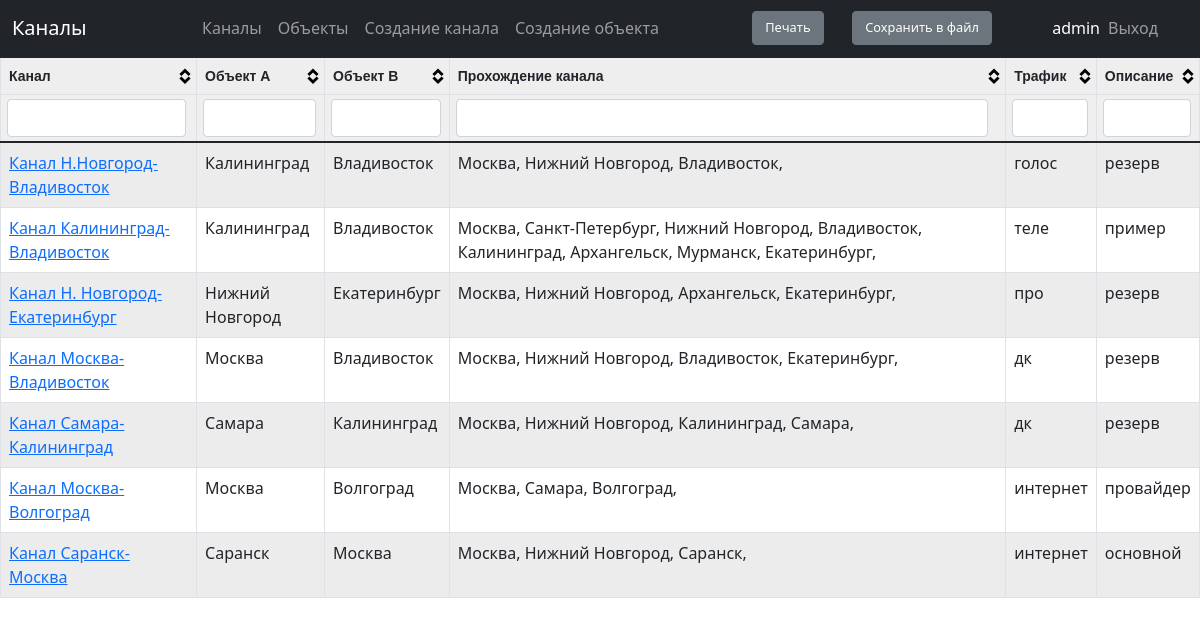
Page /scheme/channels (signed in) on the committed database.
### scheme/models.py (models this page shows, shortened)
class Channels(models.Model):
    channel_name = models.CharField(max_length=300, unique=True, verbose_name='Наименование канала')
    object_a = models.CharField(max_length=100, verbose_name='Объект А')
    object_b = models.CharField(max_length=100, verbose_name='Объект Б')
    traffic = models.CharField(max_length=30, verbose_name='Трафик', blank=True)
    description = models.CharField(max_length=3000, verbose_name='Описание', blank=True)
    equipment_connect = models.ManyToManyField ('Equipment',
                        related_name='equipmentcon', verbose_name='Оборудование')
    class Meta:
            verbose_name = 'Канал'
            verbose_name_plural = 'Каналы'

class Locations(models.Model):
    location = models.CharField(max_length=100, unique=True, verbose_name='Название объекта')
    address = models.CharField(max_length=300, verbose_name='Адрес объекта', blank=True)
    class Meta:
        verbose_name = 'Объекты'
        verbose_name_plural = 'Объекты'
    def __str__(self):
        return self.location

### scheme/views.py (the view)
# urls.py: path('channels', permission_required('scheme.view_channels')(views.ChannelsView), name='url_channels'),
def ChannelsView(request):
    channels= Channels.objects.all()
    context_object_name = 'channels'
    return render (request, 'scheme/channels.html',{'channels': channels})

### scheme/templates/scheme/channels.html (shortened to what this page needs)
{% extends 'main/index.html' %}
{% block title %} Каналы {% endblock %}
{% block content %}
  <table id='tblData'>
        <thead>
            <th>Канал</th>
            <th>Объект А</th>
            <th>Объект B</th>
            <th>Прохождение канала</th>
            <th>Трафик</th>
            <th>Описание</th>
        </thead>
        <tbody>
        {% for i in channels %}
        <tr>
            <td><a href="{% url 'url_channel_detail_view' i.id %}">{{i.channel_name}}</a></td>
            <td>{{i.object_a}}</td>
            <td>{{i.object_b}}</td>
            <td>
            {% regroup i.equipment_connect.all by locations_connect as locations_list %}
                {% for locations_connect in locations_list %}
                {{ locations_connect.grouper }},
                {%endfor%}
            </td>
            <td>{{i.traffic}}</td>
            <td>{{i.description}}</td>
        </tr>
        {%endfor%}
        </tbody>
    </table>
{% endblock%}

### main/templates/main/index.html (shortened to what this page needs)
{% load static %}
<!DOCTYPE html>
<html lang="en">
<head>
    <link rel="stylesheet" href="{% static 'main/bootstrap/css/bootstrap.css' %}">
    <link rel="stylesheet" href="{% static 'main/tablesorter/theme.bootstrap_4.min.css' %}">
</head>
<body>
  <nav class="navbar navbar-expand-lg navbar-dark bg-dark">
    <div class="container-fluid">
      <div class="col-md-3 fs-6">
      <a class="navbar-brand" href="#">{% block title %} Модуль {% endblock %}</a>
      </div>
      <div class="collapse navbar-collapse" id="navbarNavDropdown">
        <ul class="navbar-nav">
          <li class="nav-item">
            <a class="nav-link" href="{% url 'url_channels' %}">Каналы</a>
          </li>
          <li class="nav-item">
            <a class="nav-link" href="{% url 'url_locations' %}">Объекты</a>
          </li>
          <li class="nav-item">
            <a class="nav-link" href="{% url 'url_create_channel' %}">Создание канала</a>
          </li>
          <li class="nav-item">
            <a class="nav-link" href="{% url 'url_create_location' %}">Создание объекта</a>
          </li>
        </ul>
      </div>
    </div>
    <div class='col-md-1 text-right'>
      <button type="button" class="btn btn-secondary print" style="font-size : 0.80em">Печать</button>
    </div>
    <div class='col-md-2 text-right'>
      <button class="btn btn-secondary" style="font-size : 0.80em"  onclick="exportTableToExcel('tblData', 'export')">Сохранить в файл</button>
    </div>
    <div class="navbar-nav text-white" >
      {{request.user}}
    </div>
      <div class="col-md-1 navbar-nav text-right" >
      <a href="{% url 'logout' %}" class="nav-link" >Выход</a>
    </div>
  </nav>
{% block content %}
{% endblock%}
</body>
</html>

### rows in the picture
Channels: channel_name "Канал Н.Новгород-Владивосток", object_a "Калининград", object_b "Владивосток", traffic "голос", description "резерв"
Locations: grouper "Москва"
Locations: grouper "Нижний Новгород"
Locations: grouper "Владивосток"
Channels: channel_name "Канал Калининград-Владивосток", object_a "Калининград", object_b "Владивосток", traffic "теле", description "пример"
Locations: grouper "Санкт-Петербург"
Locations: grouper "Калининград"
Locations: grouper "Архангельск"
Locations: grouper "Мурманск"
Locations: grouper "Екатеринбург"
Channels: channel_name "Канал Н. Новгород-Екатеринбург", object_a "Нижний Новгород", object_b "Екатеринбург", traffic "про", description "резерв"
Channels: channel_name "Канал Москва-Владивосток", object_a "Москва", object_b "Владивосток", traffic "дк", description "резерв"
Channels: channel_name "Канал Самара-Калининград", object_a "Самара", object_b "Калининград", traffic "дк", description "резерв"
Locations: grouper "Самара"
Channels: channel_name "Канал Москва-Волгоград", object_a "Москва", object_b "Волгоград", traffic "интернет", description "провайдер"
Locations: grouper "Волгоград"
Channels: channel_name "Канал Саранск-Москва", object_a "Саранск", object_b "Москва", traffic "интернет", description "основной"
Locations: grouper "Саранск"

### other values in the picture
{{ request.user }} "admin"
